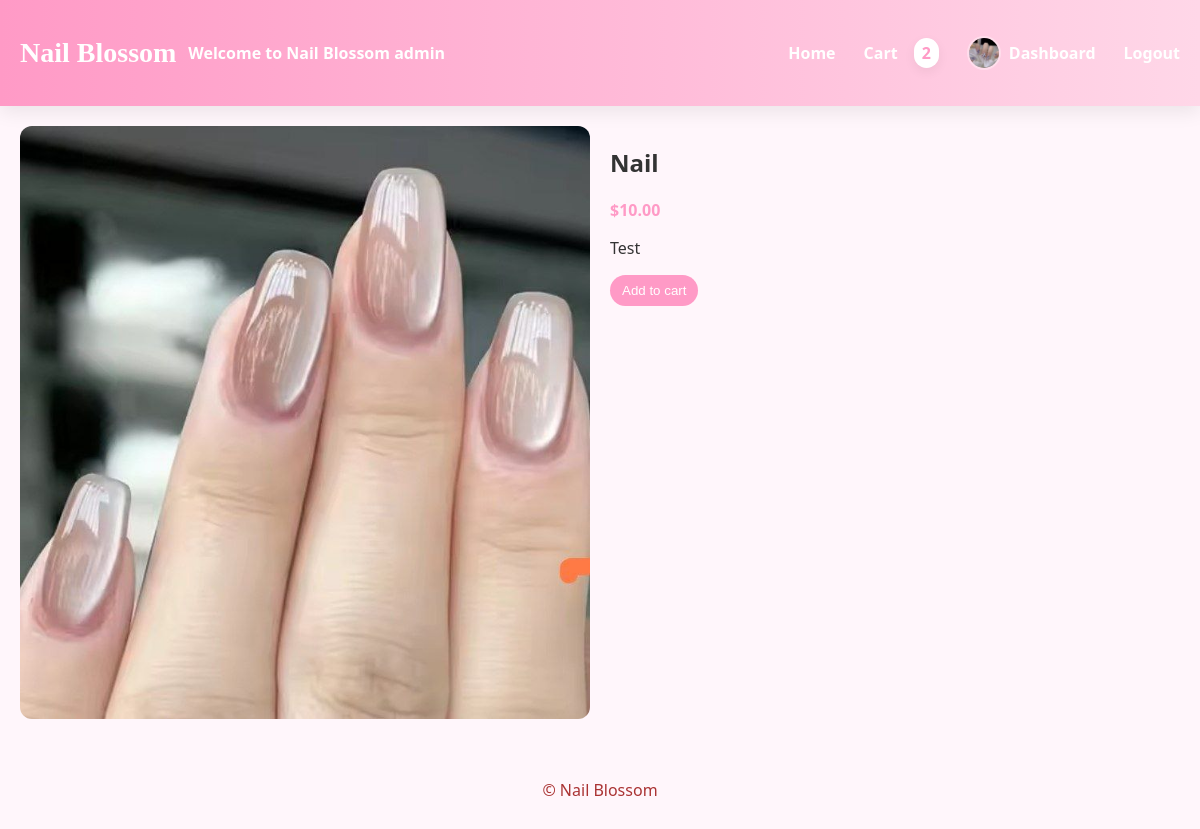
The page /product/nail/ (signed in) on the database its author committed.
### store/models.py (models this page shows, shortened)
class Profile(models.Model):
    user = models.OneToOneField(User, on_delete=models.CASCADE)
    full_name = models.CharField(max_length=200, blank=True)
    phone = models.CharField(max_length=30, blank=True)
    avatar = models.ImageField(upload_to='avatars/', null=True, blank=True)
    welcome_text = models.CharField(max_length=200, blank=True, default='Welcome to Nail Blossom')

class Product(models.Model):
    category = models.ForeignKey(Category, on_delete=models.SET_NULL, null=True, blank=True)
    title = models.CharField(max_length=200)
    slug = models.SlugField(unique=True)
    description = models.TextField(blank=True)
    price = models.DecimalField(max_digits=8, decimal_places=2)
    image = models.ImageField(upload_to='products/', null=True, blank=True)
    available = models.BooleanField(default=True)

### store/views.py (the view)
# urls.py: path('product/<slug:slug>/', views.product_detail, name='product_detail'),
def product_detail(request, slug):
    product = get_object_or_404(Product, slug=slug)
    return render(request, 'store/product_detail.html', {'product': product})

### store/context_processors.py (called while the page is built)
def cart_and_profile(request):
    cart_count = 0
    try:
        if request.user.is_authenticated:
            cart = Cart.objects.get(user=request.user)
            cart_count = sum(item.quantity for item in cart.items.all())
    except Exception:
        cart_count = 0
    return {
        'cart_count': cart_count,
    }

### store/templates/store/product_detail.html
{% extends 'store/base.html' %}
{% block content %}
  <div class="product-detail">
    {% if product.image %}
      <img src="{{ product.image.url }}" alt="{{ product.title }}">
    {% endif %}
    <div class="info">
      <h2>{{ product.title }}</h2>
      <p class="price">${{ product.price }}</p>
      <p>{{ product.description }}</p>
  <button class="btn add-cart" data-id="{{ product.id }}">Add to cart</button>
    </div>
  </div>
{% endblock %}

### store/templates/store/base.html (shortened to what this page needs)
<!doctype html>
{% load static %}
<html>
  <head>
    <link rel="stylesheet" href="{% static 'store/css/style.css' %}">
  </head>
  <body>
    <header class="site-header">
      <div class="container header-inner">
        <div class="brand">
          <h1 class="logo">Nail Blossom</h1>
          {% if user.is_authenticated %}
            <div class="brand-welcome">
              <span class="welcome">{{ request.user.profile.welcome_text }} {{ request.user.username }}</span>
            </div>
          {% endif %}
        </div>
        <nav class="main-nav">
          <a href="{% url 'home' %}">Home</a>
          {% if user.is_authenticated %}
            <a href="{% url 'view_cart' %}">Cart <span class="cart-count">{{ cart_count }}</span></a>
            <a class="dashboard-link" href="{% url 'dashboard' %}">
              {% if request.user.profile.avatar %}
                <img src="{{ request.user.profile.avatar.url }}" alt="avatar" class="nav-avatar">
              {% else %}
                <img src="{% static 'store/images/persona.svg' %}" alt="avatar" class="nav-avatar">
              {% endif %}
              <span class="dash-text">Dashboard</span>
            </a>
            <a href="{% url 'logout' %}">Logout</a>
          {% else %}
            <a href="{% url 'login' %}">Login</a>
            <a href="{% url 'register' %}">Register</a>
          {% endif %}
        </nav>
      </div>
    </header>
    <main class="container">
      {% block content %}{% endblock %}
    </main>
    <footer class="site-footer">
      <div class="container">© Nail Blossom</div>
    </footer>
  </body>
</html>

### store/static/store/css/style.css (style rules this page uses)
:root { --bg: #fff6fb; --accent: #ff9ac6; --accent-2: #ffd7e8; --text: #333; }
* { box-sizing:border-box }
body { font-family: 'Segoe UI', Tahoma, sans-serif;background:var(--bg);color:var(--text);margin:0 }
.container { max-width:1200px;margin:0 auto;padding:20px }
.site-header { background:linear-gradient(90deg,var(--accent),var(--accent-2));padding:16px 0;box-shadow:0 6px 18px rgba(0,0,0,0.08) }
.logo { font-family: 'Brush Script MT', cursive;font-size:28px;color:white;margin:0 }
.header-inner { display:flex;align-items:center;justify-content:space-between }
.brand { display:flex;align-items:center;gap:12px }
.brand-welcome { display:flex;align-items:center;gap:8px }
.main-nav a { color:white;margin-left:16px;text-decoration:none;font-weight:600 }
.price { color:var(--accent);font-weight:700 }
.btn { display:inline-block;background:var(--accent);color:white;padding:8px 12px;border-radius:999px;text-decoration:none;transition:transform .12s ease }
.btn.add-cart { border:0 }
.product-detail { display:grid;grid-template-columns:1fr 1fr;gap:20px;align-items:start }
.product-detail img { width:100%;border-radius:12px }
.site-footer { padding:20px;text-align:center;color:#a33 }
.welcome { margin-right:12px;color:#fff;font-weight:600 }
.cart-count { background:#fff;color:var(--accent);padding:4px 8px;border-radius:999px;margin-left:8px;font-weight:700;box-shadow:0 4px 12px rgba(0,0,0,0.06) }
.main-nav { display:flex;align-items:center;gap:12px }
.main-nav a { display:inline-flex;align-items:center;gap:8px }
.nav-avatar { width:34px;height:34px;border-radius:999px;object-fit:cover;border:2px solid rgba(255,255,255,0.35) }
.dashboard-link .dash-text { display:inline-block }
html,body { overflow-x:hidden }

### rows shown on the page
Product: image (picture), title "Nail", price "10.00", description "Test"

### other values the page prints
{{ request.user.profile.welcome_text }} "Welcome to Nail Blossom"
{{ request.user.username }} "admin"
{{ cart_count }} "2"
